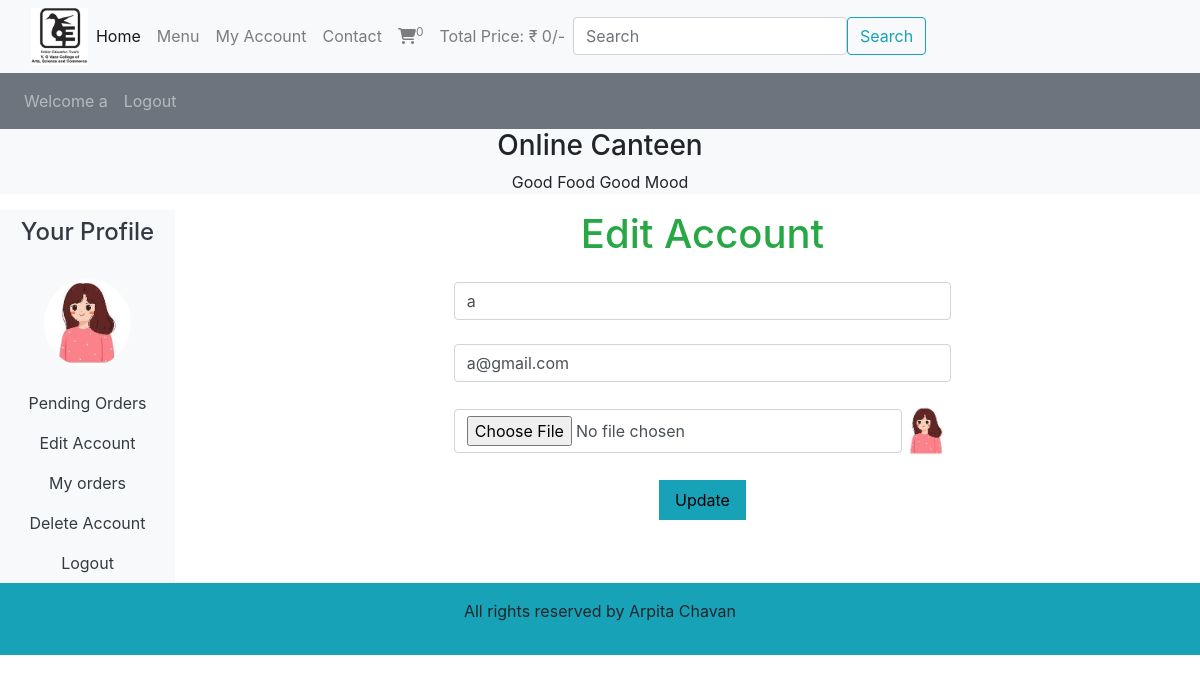
The app's page /canteen/users/profile.php?edit_account (signed in) with its own data.
### tables this page shows
CREATE TABLE `user_table` (
  `user_id` int(11) NOT NULL,
  `username` varchar(100) NOT NULL,
  `user_email` varchar(100) NOT NULL,
  `password` varchar(255) NOT NULL,
  `user_image` varchar(255) NOT NULL,
  `user_ip` int(100) NOT NULL
);

### canteen/users/profile.php (the view, shortened to what this page needs)
<?php
include('../functions/common_function.php');
?>
<!DOCTYPE html>
<html lang="en">
<head>
    <link rel="stylesheet" href="https://cdn.jsdelivr.net/npm/bootstrap@4.0.0/dist/css/bootstrap.min.css">
    <link rel="stylesheet" href="https://cdnjs.cloudflare.com/ajax/libs/font-awesome/6.5.1/css/all.min.css" />
    <link rel="stylesheet" href="../style.css">
  </head>
<body>
    <div class="container-fluid p-0">
        <nav class="navbar navbar-expand-lg navbar-light bg-light">
  <div class="container-fluid">
    <img src="../images/logo.jpg" alt="" class="logo">
    <div class="collapse navbar-collapse" id="navbarSupportedContent">
      <ul class="navbar-nav me-auto mb-2 mb-lg-0">
        <li class="nav-item">
          <a class="nav-link active" aria-current="page" href="../index.php">Home</a>
        </li>
        <li class="nav-item">
          <a class="nav-link" href="../display_all.php">Menu</a>
        </li>
        <li class="nav-item">
          <a class="nav-link" href="profile.php">My Account</a>
        </li>
        <li class="nav-item">
          <a class="nav-link" href="#">Contact</a>
        </li>
        <li class="nav-item">
          <a class="nav-link" href="../cart.php"><i class="fa-solid fa-cart-shopping"></i><sup><?php cart_item();?></sup></a>
        </li>
        <li class="nav-item">
          <a class="nav-link" href="#">Total Price: ₹ <?php total_cart_price();?>/-</a>
        </li>
      </ul>
      <form class="d-flex" action="../search_product.php" method="get">
        <input class="form-control me-2" type="search" placeholder="Search" aria-label="Search" name="search_data">
        <input type="submit" value="Search" class="btn btn-outline-info" name="search_data_product">
      </form>
    </div>
  </div>
</nav>
<nav class="navbar navbar-expand-lg navbar-dark bg-secondary">
    <ul class="navbar-nav me-auto">
        <?php
        if(!isset($_SESSION['username'])){
          echo "<li class='nav-item'>
          <a class='nav-link' href='#'>Welcome Guest</a>
        </li>";
        }else{
          echo "<li class='nav-item'>
          <a class='nav-link' href='#'>Welcome ".$_SESSION['username']."</a>
        </li>";
        }
if(!isset($_SESSION['username'])){
  echo "<li class='nav-item'>
  <a class='nav-link' href='user_login.php'>Login</a>
</li>";
}else{
  echo "<li class='nav-item'>
  <a class='nav-link' href='logout.php'>Logout</a>
</li>";
}
?>
    </ul>
</nav>
<div class="bg-light">
    <h3 class="text-center">Online Canteen</h3>
    <p class="text-center">Good Food Good Mood</p>
</div>
<div class="row">
    <div class="col-md-2">
<ul class="navbar-nav bg-secondary text-center">
<li class="nav-item bg-light">
          <a class="nav-link text-dark" href="#"><h4>Your Profile</h4></a>
        </li>
<?php
$username=$_SESSION['username'];
$user_image="Select* from `user_table` where username='$username'";
$result_image=mysqli_query($con,$user_image);
$row_image=mysqli_fetch_array($result_image);
$user_image=$row_image['user_image'];
echo "<li class='nav-item bg-light'>
<img src='./user_images/$user_image' class='profile_img my-3 rounded-circle' alt=''>
</li>";
?>
        <li class="nav-item bg-light">
          <a class="nav-link text-dark" href="profile.php">Pending Orders</a>
        </li>
        <li class="nav-item bg-light">
          <a class="nav-link text-dark" href="profile.php?edit_account">Edit Account</a>
        </li>
        <li class="nav-item bg-light">
          <a class="nav-link text-dark" href="profile.php?my_orders">My orders</a>
        </li>
        <li class="nav-item bg-light">
          <a class="nav-link text-dark" href="profile.php?delete_account">Delete Account</a>
        </li>
        <li class="nav-item bg-light">
          <a class="nav-link text-dark" href="logout.php">Logout</a>
        </li>
</ul>
    </div>
    <div class="col-md-10 text-center">
    <?php
    if(isset($_GET['edit_account']))
    {
        include('edit_account.php');
    }
    ?>
    </div>
</div>
<?php
include('../includes/footer.php');
?>
    </div>
</body>
</html>

### canteen/users/edit_account.php (shortened to what this page needs)
<?php
if(isset($_GET['edit_account'])){
    $user_session_name=$_SESSION['username'];
    $select_query="Select * from `user_table` where username='$user_session_name'";
    $result_query=mysqli_query($con,$select_query);
    $row_fetch=mysqli_fetch_array($result_query);
    $username=$row_fetch['username'];
    $user_email=$row_fetch['user_email'];
}
?>
<!DOCTYPE html>
<html lang="en">
<head>
</head>
<body>
    <h1 class="text-center text-success mb-4">Edit Account</h1>
    <form action="" method="post" enctype="multipart/form-data">
        <div class="form-outline mb-4">
            <input type="text" class="form-control w-50 m-auto" value="<?php echo  $username ?>" name="user_username">
        </div>
        <div class="form-outline mb-4">
            <input type="text" class="form-control w-50 m-auto" value="<?php echo $user_email ?>" name="user_email">
        </div>
        <div class="form-outline mb-4 d-flex  w-50 m-auto">
            <input type="file" class="form-control m-auto" name="user_image">
            <img src="./user_images/<?php echo $user_image?>" alt="" class="edit_img">
        </div>
        <br>
        <input type="submit" value="Update" class="bg-info py-2 px-3 border-0" name="user_update">
    </form>
</body>
</html>

### canteen/style.css (style rules this page uses)
* { margin: 0; padding: 0; box-sizing: border-box; }
.logo { width:5%; height: 5%; }

### canteen/users/profile.php (style rules this page uses)
.profile_img { width: 50%; margin: auto; display: block; object-fit: contain; }

### canteen/users/edit_account.php (style rules this page uses)
.edit_img { width: 10%; height: 10%; object-fit: contain; }

### records on screen
user_table: user_image (picture), user_username "a", user_email "a@gmail.com"

### other values on screen
$count_cart_items "0"
$total_price "0"
$_SESSION['username'] "a"
